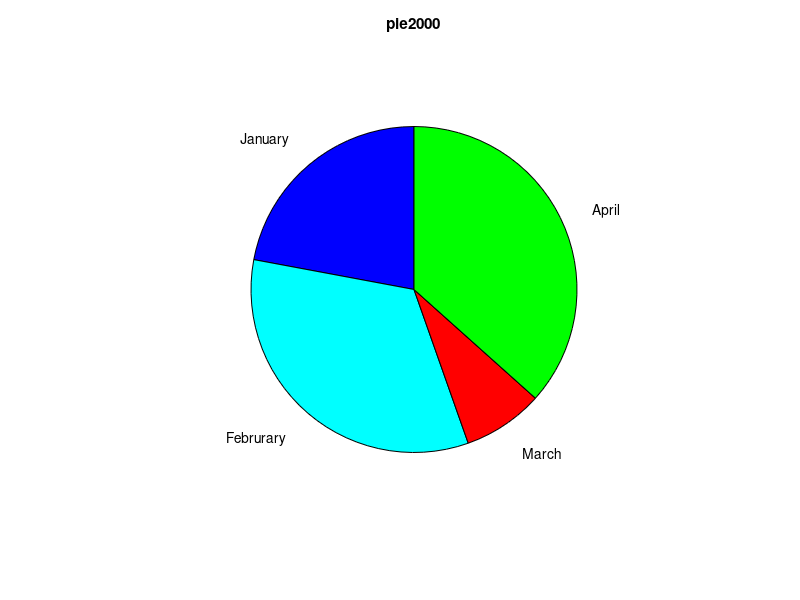
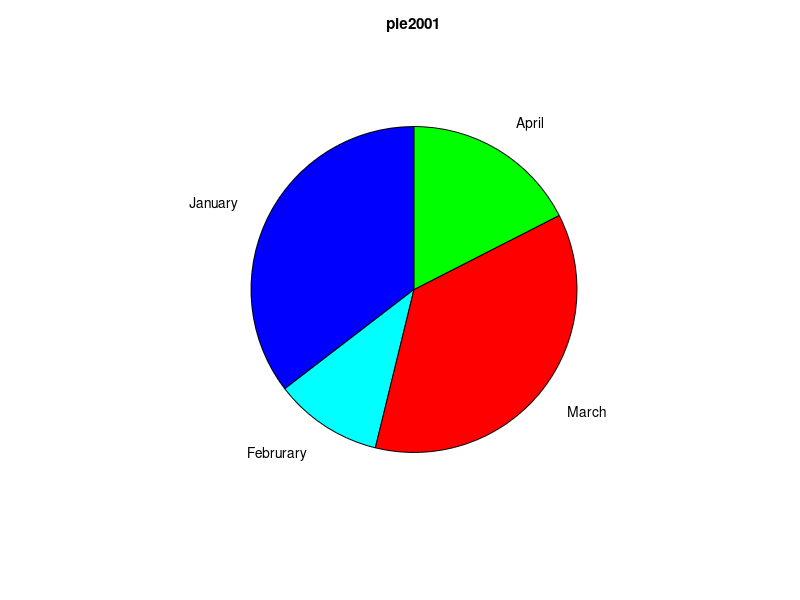
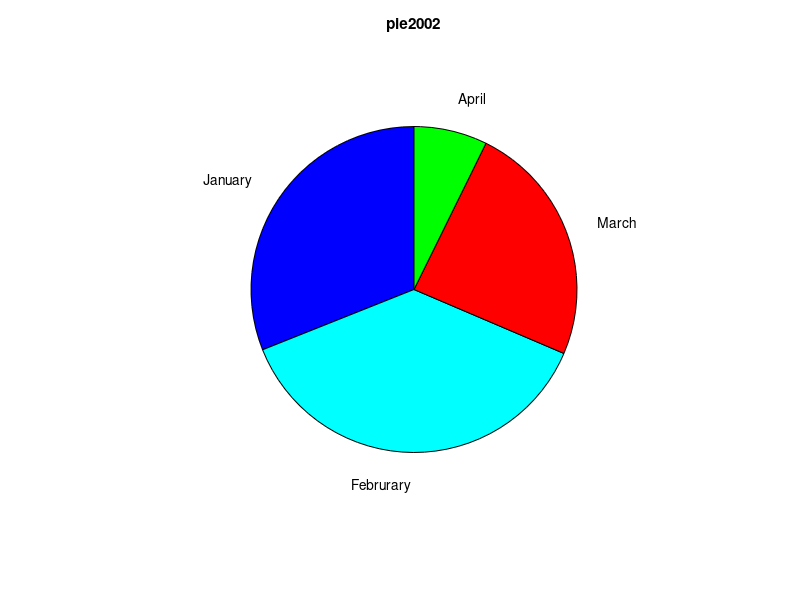
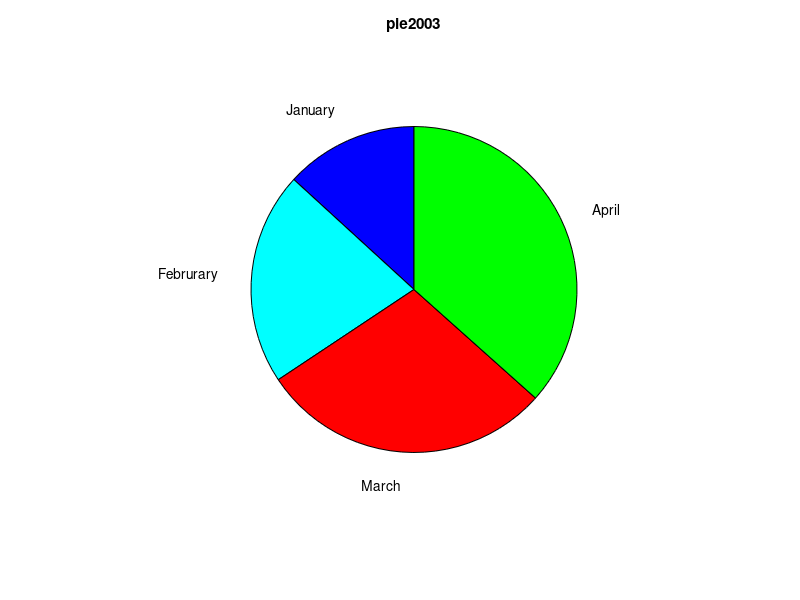

Source code (MATLAB) for these figures, in order:
clear; close all;
n = [];
year = 2000;
D = [];
dt = randi([0,100],[16,4]);
labels = {'January','Februrary','March','April'};

    
    for i = 1:16
        figure()
        D = [D;dt(i,:)];
        pie(dt(i,:),labels)
        colormap([  
                0 0 1;  %// blue
                0,1,1;  %// cyan
                1 0 0;  %// red
                0 1 0;  %// green
                ])
        yi = year+i;
        name = ['pie' num2str(yi-1)];
        n = [n;name];
        title(name)
        fname = [name '.png'];
        saveas(gcf,fname)
    end
    year = yi;


